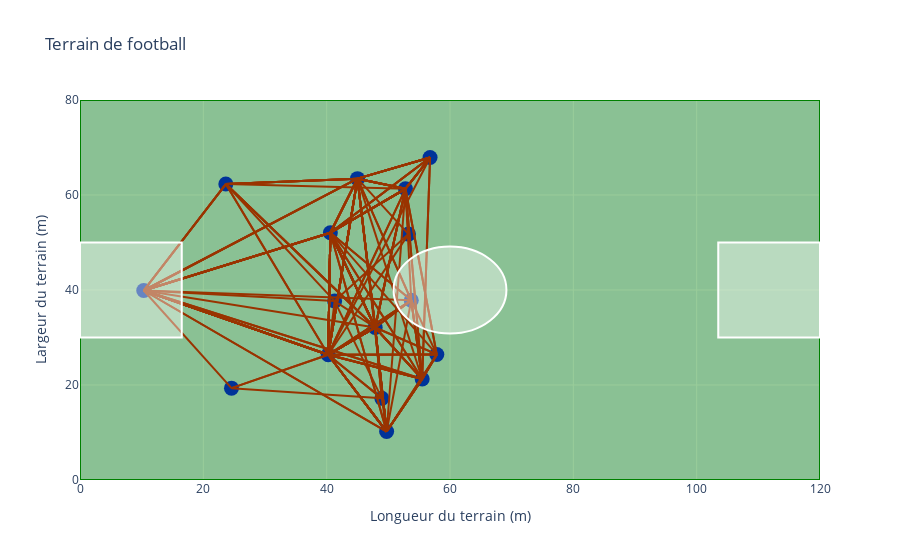

Here is the notebook cell this chart was saved with:
### Code cell
fig = create_field()


# Define the nodes and edges of the graph
nodes = [
    go.Scatter(x=player_position.x, y = player_position.y, mode="markers", marker=dict(size=15, color="blue")),
]

edges = [
    go.Scatter(x=[x1, x2], y=[y1, y2], mode="lines", line=dict(width=2, color="red"))
    
    for x1, y1, x2, y2 in zip(pass_events.x_y, pass_events.y_y, pass_events.x, pass_events.y)
]

fig.add_traces(nodes + edges)
fig.update(layout_showlegend=False)
fig.show()

### Figure 1 — Plotly figure (JSON) as saved in the notebook; plotly's stock layout.template omitted (floating-point values rounded to 4 significant figures)
{"data": [{"marker": {"color": "blue", "size": 15}, "mode": "markers", "type": "scatter", "x": [10.34, 23.65, 24.57, 49.72, 40.6, 40.25, 57.86, 56.77, 55.49, 53.72, 47.86, 45.0, 41.29, 48.95, 52.78, 53.27], "y": [39.9, 62.31, 19.33, 10.2, 52.07, 26.37, 26.43, 67.88, 21.25, 37.84, 32.11, 63.44, 37.67, 17.18, 61.3, 51.77]}, {"line": {"color": "red", "width": 2}, "mode": "lines", "type": "scatter", "x": [45.0, 52.78], "y": [63.44, 61.3]}, {"line": {"color": "red", "width": 2}, "mode": "lines", "type": "scatter", "x": [45.0, 52.78], "y": [63.44, 61.3]}, {"line": {"color": "red", "width": 2}, "mode": "lines", "type": "scatter", "x": [45.0, 52.78], "y": [63.44, 61.3]}, {"line": {"color": "red", "width": 2}, "mode": "lines", "type": "scatter", "x": [47.86, 52.78], "y": [32.11, 61.3]}, {"line": {"color": "red", "width": 2}, "mode": "lines", "type": "scatter", "x": [47.86, 52.78], "y": [32.11, 61.3]}, {"line": {"color": "red", "width": 2}, "mode": "lines", "type": "scatter", "x": [47.86, 52.78], "y": [32.11, 61.3]}, {"line": {"color": "red", "width": 2}, "mode": "lines", "type": "scatter", "x": [47.86, 52.78], "y": [32.11, 61.3]}, {"line": {"color": "red", "width": 2}, "mode": "lines", "type": "scatter", "x": [49.72, 52.78], "y": [10.2, 61.3]}, {"line": {"color": "red", "width": 2}, "mode": "lines", "type": "scatter", "x": [55.49, 52.78], "y": [21.25, 61.3]}, {"line": {"color": "red", "width": 2}, "mode": "lines", "type": "scatter", "x": [40.6, 52.78], "y": [52.07, 61.3]}, {"line": {"color": "red", "width": 2}, "mode": "lines", "type": "scatter", "x": [40.6, 52.78], "y": [52.07, 61.3]}, {"line": {"color": "red", "width": 2}, "mode": "lines", "type": "scatter", "x": [40.6, 52.78], "y": [52.07, 61.3]}, {"line": {"color": "red", "width": 2}, "mode": "lines", "type": "scatter", "x": [40.6, 52.78], "y": [52.07, 61.3]}, {"line": {"color": "red", "width": 2}, "mode": "lines", "type": "scatter", "x": [40.6, 52.78], "y": [52.07, 61.3]}, {"line": {"color": "red", "width": 2}, "mode": "lines", "type": "scatter", "x": [40.6, 52.78], "y": [52.07, 61.3]}, {"line": {"color": "red", "width": 2}, "mode": "lines", "type": "scatter", "x": [40.6, 52.78], "y": [52.07, 61.3]}, {"line": {"color": "red", "width": 2}, "mode": "lines", "type": "scatter", "x": [40.6, 52.78], "y": [52.07, 61.3]}, {"line": {"color": "red", "width": 2}, "mode": "lines", "type": "scatter", "x": [40.25, 52.78], "y": [26.37, 61.3]}, {"line": {"color": "red", "width": 2}, "mode": "lines", "type": "scatter", "x": [56.77, 52.78], "y": [67.88, 61.3]}, {"line": {"color": "red", "width": 2}, "mode": "lines", "type": "scatter", "x": [56.77, 52.78], "y": [67.88, 61.3]}, {"line": {"color": "red", "width": 2}, "mode": "lines", "type": "scatter", "x": [56.77, 52.78], "y": [67.88, 61.3]}, {"line": {"color": "red", "width": 2}, "mode": "lines", "type": "scatter", "x": [56.77, 52.78], "y": [67.88, 61.3]}, {"line": {"color": "red", "width": 2}, "mode": "lines", "type": "scatter", "x": [56.77, 52.78], "y": [67.88, 61.3]}, {"line": {"color": "red", "width": 2}, "mode": "lines", "type": "scatter", "x": [53.72, 52.78], "y": [37.84, 61.3]}, {"line": {"color": "red", "width": 2}, "mode": "lines", "type": "scatter", "x": [53.27, 52.78], "y": [51.77, 61.3]}, {"line": {"color": "red", "width": 2}, "mode": "lines", "type": "scatter", "x": [53.27, 52.78], "y": [51.77, 61.3]}, {"line": {"color": "red", "width": 2}, "mode": "lines", "type": "scatter", "x": [45.0, 49.72], "y": [63.44, 10.2]}, {"line": {"color": "red", "width": 2}, "mode": "lines", "type": "scatter", "x": [47.86, 49.72], "y": [32.11, 10.2]}, {"line": {"color": "red", "width": 2}, "mode": "lines", "type": "scatter", "x": [47.86, 49.72], "y": [32.11, 10.2]}, {"line": {"color": "red", "width": 2}, "mode": "lines", "type": "scatter", "x": [47.86, 49.72], "y": [32.11, 10.2]}, {"line": {"color": "red", "width": 2}, "mode": "lines", "type": "scatter", "x": [47.86, 49.72], "y": [32.11, 10.2]}, {"line": {"color": "red", "width": 2}, "mode": "lines", "type": "scatter", "x": [47.86, 49.72], "y": [32.11, 10.2]}, {"line": {"color": "red", "width": 2}, "mode": "lines", "type": "scatter", "x": [55.49, 49.72], "y": [21.25, 10.2]}, {"line": {"color": "red", "width": 2}, "mode": "lines", "type": "scatter", "x": [55.49, 49.72], "y": [21.25, 10.2]}, {"line": {"color": "red", "width": 2}, "mode": "lines", "type": "scatter", "x": [40.6, 49.72], "y": [52.07, 10.2]}, {"line": {"color": "red", "width": 2}, "mode": "lines", "type": "scatter", "x": [40.25, 49.72], "y": [26.37, 10.2]}, {"line": {"color": "red", "width": 2}, "mode": "lines", "type": "scatter", "x": [40.25, 49.72], "y": [26.37, 10.2]}, {"line": {"color": "red", "width": 2}, "mode": "lines", "type": "scatter", "x": [40.25, 49.72], "y": [26.37, 10.2]}, {"line": {"color": "red", "width": 2}, "mode": "lines", "type": "scatter", "x": [40.25, 49.72], "y": [26.37, 10.2]}, {"line": {"color": "red", "width": 2}, "mode": "lines", "type": "scatter", "x": [40.25, 49.72], "y": [26.37, 10.2]}, {"line": {"color": "red", "width": 2}, "mode": "lines", "type": "scatter", "x": [45.0, 47.86], "y": [63.44, 32.11]}, {"line": {"color": "red", "width": 2}, "mode": "lines", "type": "scatter", "x": [45.0, 47.86], "y": [63.44, 32.11]}, {"line": {"color": "red", "width": 2}, "mode": "lines", "type": "scatter", "x": [49.72, 47.86], "y": [10.2, 32.11]}, {"line": {"color": "red", "width": 2}, "mode": "lines", "type": "scatter", "x": [49.72, 47.86], "y": [10.2, 32.11]}, {"line": {"color": "red", "width": 2}, "mode": "lines", "type": "scatter", "x": [49.72, 47.86], "y": [10.2, 32.11]}, {"line": {"color": "red", "width": 2}, "mode": "lines", "type": "scatter", "x": [49.72, 47.86], "y": [10.2, 32.11]}, {"line": {"color": "red", "width": 2}, "mode": "lines", "type": "scatter", "x": [55.49, 47.86], "y": [21.25, 32.11]}, {"line": {"color": "red", "width": 2}, "mode": "lines", "type": "scatter", "x": [55.49, 47.86], "y": [21.25, 32.11]}, {"line": {"color": "red", "width": 2}, "mode": "lines", "type": "scatter", "x": [55.49, 47.86], "y": [21.25, 32.11]}, {"line": {"color": "red", "width": 2}, "mode": "lines", "type": "scatter", "x": [40.6, 47.86], "y": [52.07, 32.11]}, {"line": {"color": "red", "width": 2}, "mode": "lines", "type": "scatter", "x": [40.6, 47.86], "y": [52.07, 32.11]}, {"line": {"color": "red", "width": 2}, "mode": "lines", "type": "scatter", "x": [40.6, 47.86], "y": [52.07, 32.11]}, {"line": {"color": "red", "width": 2}, "mode": "lines", "type": "scatter", "x": [40.6, 47.86], "y": [52.07, 32.11]}, {"line": {"color": "red", "width": 2}, "mode": "lines", "type": "scatter", "x": [40.6, 47.86], "y": [52.07, 32.11]}, {"line": {"color": "red", "width": 2}, "mode": "lines", "type": "scatter", "x": [40.25, 47.86], "y": [26.37, 32.11]}, {"line": {"color": "red", "width": 2}, "mode": "lines", "type": "scatter", "x": [40.25, 47.86], "y": [26.37, 32.11]}, {"line": {"color": "red", "width": 2}, "mode": "lines", "type": "scatter", "x": [40.25, 47.86], "y": [26.37, 32.11]}, {"line": {"color": "red", "width": 2}, "mode": "lines", "type": "scatter", "x": [40.25, 47.86], "y": [26.37, 32.11]}, {"line": {"color": "red", "width": 2}, "mode": "lines", "type": "scatter", "x": [40.25, 47.86], "y": [26.37, 32.11]}, {"line": {"color": "red", "width": 2}, "mode": "lines", "type": "scatter", "x": [40.25, 47.86], "y": [26.37, 32.11]}, {"line": {"color": "red", "width": 2}, "mode": "lines", "type": "scatter", "x": [40.25, 47.86], "y": [26.37, 32.11]}, {"line": {"color": "red", "width": 2}, "mode": "lines", "type": "scatter", "x": [40.25, 47.86], "y": [26.37, 32.11]}, {"line": {"color": "red", "width": 2}, "mode": "lines", "type": "scatter", "x": [40.25, 47.86], "y": [26.37, 32.11]}, {"line": {"color": "red", "width": 2}, "mode": "lines", "type": "scatter", "x": [40.25, 47.86], "y": [26.37, 32.11]}, {"line": {"color": "red", "width": 2}, "mode": "lines", "type": "scatter", "x": [40.25, 47.86], "y": [26.37, 32.11]}, {"line": {"color": "red", "width": 2}, "mode": "lines", "type": "scatter", "x": [40.25, 47.86], "y": [26.37, 32.11]}, {"line": {"color": "red", "width": 2}, "mode": "lines", "type": "scatter", "x": [40.25, 47.86], "y": [26.37, 32.11]}, {"line": {"color": "red", "width": 2}, "mode": "lines", "type": "scatter", "x": [40.25, 47.86], "y": [26.37, 32.11]}, {"line": {"color": "red", "width": 2}, "mode": "lines", "type": "scatter", "x": [40.25, 47.86], "y": [26.37, 32.11]}, {"line": {"color": "red", "width": 2}, "mode": "lines", "type": "scatter", "x": [40.25, 47.86], "y": [26.37, 32.11]}, {"line": {"color": "red", "width": 2}, "mode": "lines", "type": "scatter", "x": [53.72, 47.86], "y": [37.84, 32.11]}, {"line": {"color": "red", "width": 2}, "mode": "lines", "type": "scatter", "x": [53.72, 47.86], "y": [37.84, 32.11]}, {"line": {"color": "red", "width": 2}, "mode": "lines", "type": "scatter", "x": [52.78, 47.86], "y": [61.3, 32.11]}, {"line": {"color": "red", "width": 2}, "mode": "lines", "type": "scatter", "x": [57.86, 47.86], "y": [26.43, 32.11]}, {"line": {"color": "red", "width": 2}, "mode": "lines", "type": "scatter", "x": [48.95, 47.86], "y": [17.18, 32.11]}, {"line": {"color": "red", "width": 2}, "mode": "lines", "type": "scatter", "x": [48.95, 47.86], "y": [17.18, 32.11]}, {"line": {"color": "red", "width": 2}, "mode": "lines", "type": "scatter", "x": [23.65, 47.86], "y": [62.31, 32.11]}, {"line": {"color": "red", "width": 2}, "mode": "lines", "type": "scatter", "x": [23.65, 47.86], "y": [62.31, 32.11]}, {"line": {"color": "red", "width": 2}, "mode": "lines", "type": "scatter", "x": [45.0, 40.25], "y": [63.44, 26.37]}, {"line": {"color": "red", "width": 2}, "mode": "lines", "type": "scatter", "x": [45.0, 40.25], "y": [63.44, 26.37]}, {"line": {"color": "red", "width": 2}, "mode": "lines", "type": "scatter", "x": [45.0, 40.25], "y": [63.44, 26.37]}, {"line": {"color": "red", "width": 2}, "mode": "lines", "type": "scatter", "x": [45.0, 40.25], "y": [63.44, 26.37]}, {"line": {"color": "red", "width": 2}, "mode": "lines", "type": "scatter", "x": [45.0, 40.25], "y": [63.44, 26.37]}, {"line": {"color": "red", "width": 2}, "mode": "lines", "type": "scatter", "x": [45.0, 40.25], "y": [63.44, 26.37]}, {"line": {"color": "red", "width": 2}, "mode": "lines", "type": "scatter", "x": [47.86, 40.25], "y": [32.11, 26.37]}, {"line": {"color": "red", "width": 2}, "mode": "lines", "type": "scatter", "x": [47.86, 40.25], "y": [32.11, 26.37]}, {"line": {"color": "red", "width": 2}, "mode": "lines", "type": "scatter", "x": [47.86, 40.25], "y": [32.11, 26.37]}, {"line": {"color": "red", "width": 2}, "mode": "lines", "type": "scatter", "x": [47.86, 40.25], "y": [32.11, 26.37]}, {"line": {"color": "red", "width": 2}, "mode": "lines", "type": "scatter", "x": [47.86, 40.25], "y": [32.11, 26.37]}, {"line": {"color": "red", "width": 2}, "mode": "lines", "type": "scatter", "x": [47.86, 40.25], "y": [32.11, 26.37]}, {"line": {"color": "red", "width": 2}, "mode": "lines", "type": "scatter", "x": [47.86, 40.25], "y": [32.11, 26.37]}, {"line": {"color": "red", "width": 2}, "mode": "lines", "type": "scatter", "x": [47.86, 40.25], "y": [32.11, 26.37]}, {"line": {"color": "red", "width": 2}, "mode": "lines", "type": "scatter", "x": [47.86, 40.25], "y": [32.11, 26.37]}, {"line": {"color": "red", "width": 2}, "mode": "lines", "type": "scatter", "x": [49.72, 40.25], "y": [10.2, 26.37]}, {"line": {"color": "red", "width": 2}, "mode": "lines", "type": "scatter", "x": [49.72, 40.25], "y": [10.2, 26.37]}, {"line": {"color": "red", "width": 2}, "mode": "lines", "type": "scatter", "x": [49.72, 40.25], "y": [10.2, 26.37]}, {"line": {"color": "red", "width": 2}, "mode": "lines", "type": "scatter", "x": [49.72, 40.25], "y": [10.2, 26.37]}, {"line": {"color": "red", "width": 2}, "mode": "lines", "type": "scatter", "x": [49.72, 40.25], "y": [10.2, 26.37]}, {"line": {"color": "red", "width": 2}, "mode": "lines", "type": "scatter", "x": [49.72, 40.25], "y": [10.2, 26.37]}, {"line": {"color": "red", "width": 2}, "mode": "lines", "type": "scatter", "x": [55.49, 40.25], "y": [21.25, 26.37]}, {"line": {"color": "red", "width": 2}, "mode": "lines", "type": "scatter", "x": [40.6, 40.25], "y": [52.07, 26.37]}, {"line": {"color": "red", "width": 2}, "mode": "lines", "type": "scatter", "x": [40.6, 40.25], "y": [52.07, 26.37]}, {"line": {"color": "red", "width": 2}, "mode": "lines", "type": "scatter", "x": [40.6, 40.25], "y": [52.07, 26.37]}, {"line": {"color": "red", "width": 2}, "mode": "lines", "type": "scatter", "x": [40.6, 40.25], "y": [52.07, 26.37]}, {"line": {"color": "red", "width": 2}, "mode": "lines", "type": "scatter", "x": [40.6, 40.25], "y": [52.07, 26.37]}, {"line": {"color": "red", "width": 2}, "mode": "lines", "type": "scatter", "x": [40.6, 40.25], "y": [52.07, 26.37]}, {"line": {"color": "red", "width": 2}, "mode": "lines", "type": "scatter", "x": [40.6, 40.25], "y": [52.07, 26.37]}, {"line": {"color": "red", "width": 2}, "mode": "lines", "type": "scatter", "x": [40.6, 40.25], "y": [52.07, 26.37]}, {"line": {"color": "red", "width": 2}, "mode": "lines", "type": "scatter", "x": [10.34, 40.25], "y": [39.9, 26.37]}, {"line": {"color": "red", "width": 2}, "mode": "lines", "type": "scatter", "x": [10.34, 40.25], "y": [39.9, 26.37]}, {"line": {"color": "red", "width": 2}, "mode": "lines", "type": "scatter", "x": [10.34, 40.25], "y": [39.9, 26.37]}, {"line": {"color": "red", "width": 2}, "mode": "lines", "type": "scatter", "x": [10.34, 40.25], "y": [39.9, 26.37]}, {"line": {"color": "red", "width": 2}, "mode": "lines", "type": "scatter", "x": [10.34, 40.25], "y": [39.9, 26.37]}, {"line": {"color": "red", "width": 2}, "mode": "lines", "type": "scatter", "x": [10.34, 40.25], "y": [39.9, 26.37]}, {"line": {"color": "red", "width": 2}, "mode": "lines", "type": "scatter", "x": [10.34, 40.25], "y": [39.9, 26.37]}, {"line": {"color": "red", "width": 2}, "mode": "lines", "type": "scatter", "x": [10.34, 40.25], "y": [39.9, 26.37]}, {"line": {"color": "red", "width": 2}, "mode": "lines", "type": "scatter", "x": [52.78, 40.25], "y": [61.3, 26.37]}, {"line": {"color": "red", "width": 2}, "mode": "lines", "type": "scatter", "x": [48.95, 40.25], "y": [17.18, 26.37]}, {"line": {"color": "red", "width": 2}, "mode": "lines", "type": "scatter", "x": [23.65, 40.25], "y": [62.31, 26.37]}, {"line": {"color": "red", "width": 2}, "mode": "lines", "type": "scatter", "x": [23.65, 40.25], "y": [62.31, 26.37]}, {"line": {"color": "red", "width": 2}, "mode": "lines", "type": "scatter", "x": [24.57, 40.25], "y": [19.33, 26.37]}, {"line": {"color": "red", "width": 2}, "mode": "lines", "type": "scatter", "x": [45.0, 10.34], "y": [63.44, 39.9]}, {"line": {"color": "red", "width": 2}, "mode": "lines", "type": "scatter", "x": [45.0, 10.34], "y": [63.44, 39.9]}, {"line": {"color": "red", "width": 2}, "mode": "lines", "type": "scatter", "x": [47.86, 10.34], "y": [32.11, 39.9]}, {"line": {"color": "red", "width": 2}, "mode": "lines", "type": "scatter", "x": [49.72, 10.34], "y": [10.2, 39.9]}, {"line": {"color": "red", "width": 2}, "mode": "lines", "type": "scatter", "x": [49.72, 10.34], "y": [10.2, 39.9]}, {"line": {"color": "red", "width": 2}, "mode": "lines", "type": "scatter", "x": [55.49, 10.34], "y": [21.25, 39.9]}, {"line": {"color": "red", "width": 2}, "mode": "lines", "type": "scatter", "x": [40.6, 10.34], "y": [52.07, 39.9]}, {"line": {"color": "red", "width": 2}, "mode": "lines", "type": "scatter", "x": [40.6, 10.34], "y": [52.07, 39.9]}, {"line": {"color": "red", "width": 2}, "mode": "lines", "type": "scatter", "x": [40.25, 10.34], "y": [26.37, 39.9]}, {"line": {"color": "red", "width": 2}, "mode": "lines", "type": "scatter", "x": [40.25, 10.34], "y": [26.37, 39.9]}, {"line": {"color": "red", "width": 2}, "mode": "lines", "type": "scatter", "x": [40.25, 10.34], "y": [26.37, 39.9]}, {"line": {"color": "red", "width": 2}, "mode": "lines", "type": "scatter", "x": [40.25, 10.34], "y": [26.37, 39.9]}, {"line": {"color": "red", "width": 2}, "mode": "lines", "type": "scatter", "x": [40.25, 10.34], "y": [26.37, 39.9]}, {"line": {"color": "red", "width": 2}, "mode": "lines", "type": "scatter", "x": [40.25, 10.34], "y": [26.37, 39.9]}, {"line": {"color": "red", "width": 2}, "mode": "lines", "type": "scatter", "x": [23.65, 10.34], "y": [62.31, 39.9]}, {"line": {"color": "red", "width": 2}, "mode": "lines", "type": "scatter", "x": [45.0, 56.77], "y": [63.44, 67.88]}, {"line": {"color": "red", "width": 2}, "mode": "lines", "type": "scatter", "x": [45.0, 56.77], "y": [63.44, 67.88]}, {"line": {"color": "red", "width": 2}, "mode": "lines", "type": "scatter", "x": [45.0, 56.77], "y": [63.44, 67.88]}, {"line": {"color": "red", "width": 2}, "mode": "lines", "type": "scatter", "x": [45.0, 56.77], "y": [63.44, 67.88]}, {"line": {"color": "red", "width": 2}, "mode": "lines", "type": "scatter", "x": [45.0, 56.77], "y": [63.44, 67.88]}, {"line": {"color": "red", "width": 2}, "mode": "lines", "type": "scatter", "x": [45.0, 56.77], "y": [63.44, 67.88]}, {"line": {"color": "red", "width": 2}, "mode": "lines", "type": "scatter", "x": [55.49, 56.77], "y": [21.25, 67.88]}, {"line": {"color": "red", "width": 2}, "mode": "lines", "type": "scatter", "x": [55.49, 56.77], "y": [21.25, 67.88]}, {"line": {"color": "red", "width": 2}, "mode": "lines", "type": "scatter", "x": [40.6, 56.77], "y": [52.07, 67.88]}, {"line": {"color": "red", "width": 2}, "mode": "lines", "type": "scatter", "x": [40.6, 56.77], "y": [52.07, 67.88]}, {"line": {"color": "red", "width": 2}, "mode": "lines", "type": "scatter", "x": [40.6, 56.77], "y": [52.07, 67.88]}, {"line": {"color": "red", "width": 2}, "mode": "lines", "type": "scatter", "x": [40.6, 56.77], "y": [52.07, 67.88]}, {"line": {"color": "red", "width": 2}, "mode": "lines", "type": "scatter", "x": [40.25, 56.77], "y": [26.37, 67.88]}, {"line": {"color": "red", "width": 2}, "mode": "lines", "type": "scatter", "x": [52.78, 56.77], "y": [61.3, 67.88]}, {"line": {"color": "red", "width": 2}, "mode": "lines", "type": "scatter", "x": [52.78, 56.77], "y": [61.3, 67.88]}, {"line": {"color": "red", "width": 2}, "mode": "lines", "type": "scatter", "x": [45.0, 40.6], "y": [63.44, 52.07]}, {"line": {"color": "red", "width": 2}, "mode": "lines", "type": "scatter", "x": [45.0, 40.6], "y": [63.44, 52.07]}, {"line": {"color": "red", "width": 2}, "mode": "lines", "type": "scatter", "x": [45.0, 40.6], "y": [63.44, 52.07]}, {"line": {"color": "red", "width": 2}, "mode": "lines", "type": "scatter", "x": [47.86, 40.6], "y": [32.11, 52.07]}, {"line": {"color": "red", "width": 2}, "mode": "lines", "type": "scatter", "x": [47.86, 40.6], "y": [32.11, 52.07]}, {"line": {"color": "red", "width": 2}, "mode": "lines", "type": "scatter", "x": [47.86, 40.6], "y": [32.11, 52.07]}, {"line": {"color": "red", "width": 2}, "mode": "lines", "type": "scatter", "x": [47.86, 40.6], "y": [32.11, 52.07]}, {"line": {"color": "red", "width": 2}, "mode": "lines", "type": "scatter", "x": [47.86, 40.6], "y": [32.11, 52.07]}, {"line": {"color": "red", "width": 2}, "mode": "lines", "type": "scatter", "x": [47.86, 40.6], "y": [32.11, 52.07]}, {"line": {"color": "red", "width": 2}, "mode": "lines", "type": "scatter", "x": [47.86, 40.6], "y": [32.11, 52.07]}, {"line": {"color": "red", "width": 2}, "mode": "lines", "type": "scatter", "x": [49.72, 40.6], "y": [10.2, 52.07]}, {"line": {"color": "red", "width": 2}, "mode": "lines", "type": "scatter", "x": [40.25, 40.6], "y": [26.37, 52.07]}, {"line": {"color": "red", "width": 2}, "mode": "lines", "type": "scatter", "x": [40.25, 40.6], "y": [26.37, 52.07]}, {"line": {"color": "red", "width": 2}, "mode": "lines", "type": "scatter", "x": [40.25, 40.6], "y": [26.37, 52.07]}, {"line": {"color": "red", "width": 2}, "mode": "lines", "type": "scatter", "x": [40.25, 40.6], "y": [26.37, 52.07]}, {"line": {"color": "red", "width": 2}, "mode": "lines", "type": "scatter", "x": [40.25, 40.6], "y": [26.37, 52.07]}, {"line": {"color": "red", "width": 2}, "mode": "lines", "type": "scatter", "x": [40.25, 40.6], "y": [26.37, 52.07]}, {"line": {"color": "red", "width": 2}, "mode": "lines", "type": "scatter", "x": [40.25, 40.6], "y": [26.37, 52.07]}, {"line": {"color": "red", "width": 2}, "mode": "lines", "type": "scatter", "x": [10.34, 40.6], "y": [39.9, 52.07]}, {"line": {"color": "red", "width": 2}, "mode": "lines", "type": "scatter", "x": [10.34, 40.6], "y": [39.9, 52.07]}, {"line": {"color": "red", "width": 2}, "mode": "lines", "type": "scatter", "x": [10.34, 40.6], "y": [39.9, 52.07]}, {"line": {"color": "red", "width": 2}, "mode": "lines", "type": "scatter", "x": [10.34, 40.6], "y": [39.9, 52.07]}, {"line": {"color": "red", "width": 2}, "mode": "lines", "type": "scatter", "x": [10.34, 40.6], "y": [39.9, 52.07]}, {"line": {"color": "red", "width": 2}, "mode": "lines", "type": "scatter", "x": [10.34, 40.6], "y": [39.9, 52.07]}, {"line": {"color": "red", "width": 2}, "mode": "lines", "type": "scatter", "x": [52.78, 40.6], "y": [61.3, 52.07]}, {"line": {"color": "red", "width": 2}, "mode": "lines", "type": "scatter", "x": [52.78, 40.6], "y": [61.3, 52.07]}, {"line": {"color": "red", "width": 2}, "mode": "lines", "type": "scatter", "x": [52.78, 40.6], "y": [61.3, 52.07]}, {"line": {"color": "red", "width": 2}, "mode": "lines", "type": "scatter", "x": [52.78, 40.6], "y": [61.3, 52.07]}, {"line": {"color": "red", "width": 2}, "mode": "lines", "type": "scatter", "x": [52.78, 40.6], "y": [61.3, 52.07]}, {"line": {"color": "red", "width": 2}, "mode": "lines", "type": "scatter", "x": [45.0, 55.49], "y": [63.44, 21.25]}, {"line": {"color": "red", "width": 2}, "mode": "lines", "type": "scatter", "x": [47.86, 55.49], "y": [32.11, 21.25]}, {"line": {"color": "red", "width": 2}, "mode": "lines", "type": "scatter", "x": [47.86, 55.49], "y": [32.11, 21.25]}, {"line": {"color": "red", "width": 2}, "mode": "lines", "type": "scatter", "x": [47.86, 55.49], "y": [32.11, 21.25]}, {"line": {"color": "red", "width": 2}, "mode": "lines", "type": "scatter", "x": [49.72, 55.49], "y": [10.2, 21.25]}, {"line": {"color": "red", "width": 2}, "mode": "lines", "type": "scatter", "x": [49.72, 55.49], "y": [10.2, 21.25]}, {"line": {"color": "red", "width": 2}, "mode": "lines", "type": "scatter", "x": [49.72, 55.49], "y": [10.2, 21.25]}, {"line": {"color": "red", "width": 2}, "mode": "lines", "type": "scatter", "x": [49.72, 55.49], "y": [10.2, 21.25]}, {"line": {"color": "red", "width": 2}, "mode": "lines", "type": "scatter", "x": [49.72, 55.49], "y": [10.2, 21.25]}, {"line": {"color": "red", "width": 2}, "mode": "lines", "type": "scatter", "x": [40.6, 55.49], "y": [52.07, 21.25]}, {"line": {"color": "red", "width": 2}, "mode": "lines", "type": "scatter", "x": [40.6, 55.49], "y": [52.07, 21.25]}, {"line": {"color": "red", "width": 2}, "mode": "lines", "type": "scatter", "x": [40.25, 55.49], "y": [26.37, 21.25]}, {"line": {"color": "red", "width": 2}, "mode": "lines", "type": "scatter", "x": [40.25, 55.49], "y": [26.37, 21.25]}, {"line": {"color": "red", "width": 2}, "mode": "lines", "type": "scatter", "x": [40.25, 55.49], "y": [26.37, 21.25]}, {"line": {"color": "red", "width": 2}, "mode": "lines", "type": "scatter", "x": [40.25, 55.49], "y": [26.37, 21.25]}, {"line": {"color": "red", "width": 2}, "mode": "lines", "type": "scatter", "x": [10.34, 55.49], "y": [39.9, 21.25]}, {"line": {"color": "red", "width": 2}, "mode": "lines", "type": "scatter", "x": [53.72, 55.49], "y": [37.84, 21.25]}, {"line": {"color": "red", "width": 2}, "mode": "lines", "type": "scatter", "x": [52.78, 55.49], "y": [61.3, 21.25]}, {"line": {"color": "red", "width": 2}, "mode": "lines", "type": "scatter", "x": [57.86, 55.49], "y": [26.43, 21.25]}, {"line": {"color": "red", "width": 2}, "mode": "lines", "type": "scatter", "x": [57.86, 55.49], "y": [26.43, 21.25]}, {"line": {"color": "red", "width": 2}, "mode": "lines", "type": "scatter", "x": [45.0, 53.72], "y": [63.44, 37.84]}, {"line": {"color": "red", "width": 2}, "mode": "lines", "type": "scatter", "x": [45.0, 53.72], "y": [63.44, 37.84]}, {"line": {"color": "red", "width": 2}, "mode": "lines", "type": "scatter", "x": [47.86, 53.72], "y": [32.11, 37.84]}, {"line": {"color": "red", "width": 2}, "mode": "lines", "type": "scatter", "x": [47.86, 53.72], "y": [32.11, 37.84]}, {"line": {"color": "red", "width": 2}, "mode": "lines", "type": "scatter", "x": [49.72, 53.72], "y": [10.2, 37.84]}, {"line": {"color": "red", "width": 2}, "mode": "lines", "type": "scatter", "x": [55.49, 53.72], "y": [21.25, 37.84]}, {"line": {"color": "red", "width": 2}, "mode": "lines", "type": "scatter", "x": [55.49, 53.72], "y": [21.25, 37.84]}, {"line": {"color": "red", "width": 2}, "mode": "lines", "type": "scatter", "x": [55.49, 53.72], "y": [21.25, 37.84]}, {"line": {"color": "red", "width": 2}, "mode": "lines", "type": "scatter", "x": [40.6, 53.72], "y": [52.07, 37.84]}, {"line": {"color": "red", "width": 2}, "mode": "lines", "type": "scatter", "x": [40.6, 53.72], "y": [52.07, 37.84]}, {"line": {"color": "red", "width": 2}, "mode": "lines", "type": "scatter", "x": [40.25, 53.72], "y": [26.37, 37.84]}, {"line": {"color": "red", "width": 2}, "mode": "lines", "type": "scatter", "x": [40.25, 53.72], "y": [26.37, 37.84]}, {"line": {"color": "red", "width": 2}, "mode": "lines", "type": "scatter", "x": [40.25, 53.72], "y": [26.37, 37.84]}, {"line": {"color": "red", "width": 2}, "mode": "lines", "type": "scatter", "x": [10.34, 53.72], "y": [39.9, 37.84]}, {"line": {"color": "red", "width": 2}, "mode": "lines", "type": "scatter", "x": [45.0, 23.65], "y": [63.44, 62.31]}, {"line": {"color": "red", "width": 2}, "mode": "lines", "type": "scatter", "x": [45.0, 23.65], "y": [63.44, 62.31]}, {"line": {"color": "red", "width": 2}, "mode": "lines", "type": "scatter", "x": [47.86, 23.65], "y": [32.11, 62.31]}, {"line": {"color": "red", "width": 2}, "mode": "lines", "type": "scatter", "x": [47.86, 23.65], "y": [32.11, 62.31]}, {"line": {"color": "red", "width": 2}, "mode": "lines", "type": "scatter", "x": [10.34, 23.65], "y": [39.9, 62.31]}, {"line": {"color": "red", "width": 2}, "mode": "lines", "type": "scatter", "x": [10.34, 23.65], "y": [39.9, 62.31]}, {"line": {"color": "red", "width": 2}, "mode": "lines", "type": "scatter", "x": [10.34, 23.65], "y": [39.9, 62.31]}, {"line": {"color": "red", "width": 2}, "mode": "lines", "type": "scatter", "x": [52.78, 23.65], "y": [61.3, 62.31]}, {"line": {"color": "red", "width": 2}, "mode": "lines", "type": "scatter", "x": [41.29, 23.65], "y": [37.67, 62.31]}, {"line": {"color": "red", "width": 2}, "mode": "lines", "type": "scatter", "x": [45.0, 53.27], "y": [63.44, 51.77]}, {"line": {"color": "red", "width": 2}, "mode": "lines", "type": "scatter", "x": [40.25, 53.27], "y": [26.37, 51.77]}, {"line": {"color": "red", "width": 2}, "mode": "lines", "type": "scatter", "x": [41.29, 53.27], "y": [37.67, 51.77]}, {"line": {"color": "red", "width": 2}, "mode": "lines", "type": "scatter", "x": [47.86, 45.0], "y": [32.11, 63.44]}, {"line": {"color": "red", "width": 2}, "mode": "lines", "type": "scatter", "x": [47.86, 45.0], "y": [32.11, 63.44]}, {"line": {"color": "red", "width": 2}, "mode": "lines", "type": "scatter", "x": [47.86, 45.0], "y": [32.11, 63.44]}, {"line": {"color": "red", "width": 2}, "mode": "lines", "type": "scatter", "x": [47.86, 45.0], "y": [32.11, 63.44]}, {"line": {"color": "red", "width": 2}, "mode": "lines", "type": "scatter", "x": [47.86, 45.0], "y": [32.11, 63.44]}, {"line": {"color": "red", "width": 2}, "mode": "lines", "type": "scatter", "x": [47.86, 45.0], "y": [32.11, 63.44]}, {"line": {"color": "red", "width": 2}, "mode": "lines", "type": "scatter", "x": [40.6, 45.0], "y": [52.07, 63.44]}, {"line": {"color": "red", "width": 2}, "mode": "lines", "type": "scatter", "x": [40.6, 45.0], "y": [52.07, 63.44]}, {"line": {"color": "red", "width": 2}, "mode": "lines", "type": "scatter", "x": [40.6, 45.0], "y": [52.07, 63.44]}, {"line": {"color": "red", "width": 2}, "mode": "lines", "type": "scatter", "x": [40.6, 45.0], "y": [52.07, 63.44]}, {"line": {"color": "red", "width": 2}, "mode": "lines", "type": "scatter", "x": [40.6, 45.0], "y": [52.07, 63.44]}, {"line": {"color": "red", "width": 2}, "mode": "lines", "type": "scatter", "x": [40.25, 45.0], "y": [26.37, 63.44]}, {"line": {"color": "red", "width": 2}, "mode": "lines", "type": "scatter", "x": [40.25, 45.0], "y": [26.37, 63.44]}, {"line": {"color": "red", "width": 2}, "mode": "lines", "type": "scatter", "x": [40.25, 45.0], "y": [26.37, 63.44]}, {"line": {"color": "red", "width": 2}, "mode": "lines", "type": "scatter", "x": [40.25, 45.0], "y": [26.37, 63.44]}, {"line": {"color": "red", "width": 2}, "mode": "lines", "type": "scatter", "x": [40.25, 45.0], "y": [26.37, 63.44]}, {"line": {"color": "red", "width": 2}, "mode": "lines", "type": "scatter", "x": [56.77, 45.0], "y": [67.88, 63.44]}, {"line": {"color": "red", "width": 2}, "mode": "lines", "type": "scatter", "x": [56.77, 45.0], "y": [67.88, 63.44]}, {"line": {"color": "red", "width": 2}, "mode": "lines", "type": "scatter", "x": [10.34, 45.0], "y": [39.9, 63.44]}, {"line": {"color": "red", "width": 2}, "mode": "lines", "type": "scatter", "x": [10.34, 45.0], "y": [39.9, 63.44]}, {"line": {"color": "red", "width": 2}, "mode": "lines", "type": "scatter", "x": [52.78, 45.0], "y": [61.3, 63.44]}, {"line": {"color": "red", "width": 2}, "mode": "lines", "type": "scatter", "x": [52.78, 45.0], "y": [61.3, 63.44]}, {"line": {"color": "red", "width": 2}, "mode": "lines", "type": "scatter", "x": [52.78, 45.0], "y": [61.3, 63.44]}, {"line": {"color": "red", "width": 2}, "mode": "lines", "type": "scatter", "x": [52.78, 45.0], "y": [61.3, 63.44]}, {"line": {"color": "red", "width": 2}, "mode": "lines", "type": "scatter", "x": [23.65, 45.0], "y": [62.31, 63.44]}, {"line": {"color": "red", "width": 2}, "mode": "lines", "type": "scatter", "x": [23.65, 45.0], "y": [62.31, 63.44]}, {"line": {"color": "red", "width": 2}, "mode": "lines", "type": "scatter", "x": [23.65, 45.0], "y": [62.31, 63.44]}, {"line": {"color": "red", "width": 2}, "mode": "lines", "type": "scatter", "x": [47.86, 57.86], "y": [32.11, 26.43]}, {"line": {"color": "red", "width": 2}, "mode": "lines", "type": "scatter", "x": [49.72, 57.86], "y": [10.2, 26.43]}, {"line": {"color": "red", "width": 2}, "mode": "lines", "type": "scatter", "x": [49.72, 57.86], "y": [10.2, 26.43]}, {"line": {"color": "red", "width": 2}, "mode": "lines", "type": "scatter", "x": [55.49, 57.86], "y": [21.25, 26.43]}, {"line": {"color": "red", "width": 2}, "mode": "lines", "type": "scatter", "x": [55.49, 57.86], "y": [21.25, 26.43]}, {"line": {"color": "red", "width": 2}, "mode": "lines", "type": "scatter", "x": [55.49, 57.86], "y": [21.25, 26.43]}, {"line": {"color": "red", "width": 2}, "mode": "lines", "type": "scatter", "x": [40.6, 57.86], "y": [52.07, 26.43]}, {"line": {"color": "red", "width": 2}, "mode": "lines", "type": "scatter", "x": [40.25, 57.86], "y": [26.37, 26.43]}, {"line": {"color": "red", "width": 2}, "mode": "lines", "type": "scatter", "x": [40.25, 57.86], "y": [26.37, 26.43]}, {"line": {"color": "red", "width": 2}, "mode": "lines", "type": "scatter", "x": [40.25, 57.86], "y": [26.37, 26.43]}, {"line": {"color": "red", "width": 2}, "mode": "lines", "type": "scatter", "x": [53.72, 57.86], "y": [37.84, 26.43]}, {"line": {"color": "red", "width": 2}, "mode": "lines", "type": "scatter", "x": [52.78, 57.86], "y": [61.3, 26.43]}, {"line": {"color": "red", "width": 2}, "mode": "lines", "type": "scatter", "x": [52.78, 57.86], "y": [61.3, 26.43]}, {"line": {"color": "red", "width": 2}, "mode": "lines", "type": "scatter", "x": [47.86, 41.29], "y": [32.11, 37.67]}, {"line": {"color": "red", "width": 2}, "mode": "lines", "type": "scatter", "x": [40.25, 41.29], "y": [26.37, 37.67]}, {"line": {"color": "red", "width": 2}, "mode": "lines", "type": "scatter", "x": [10.34, 41.29], "y": [39.9, 37.67]}, {"line": {"color": "red", "width": 2}, "mode": "lines", "type": "scatter", "x": [47.86, 48.95], "y": [32.11, 17.18]}, {"line": {"color": "red", "width": 2}, "mode": "lines", "type": "scatter", "x": [49.72, 48.95], "y": [10.2, 17.18]}, {"line": {"color": "red", "width": 2}, "mode": "lines", "type": "scatter", "x": [40.25, 48.95], "y": [26.37, 17.18]}, {"line": {"color": "red", "width": 2}, "mode": "lines", "type": "scatter", "x": [24.57, 48.95], "y": [19.33, 17.18]}, {"line": {"color": "red", "width": 2}, "mode": "lines", "type": "scatter", "x": [41.29, 48.95], "y": [37.67, 17.18]}, {"line": {"color": "red", "width": 2}, "mode": "lines", "type": "scatter", "x": [40.25, 24.57], "y": [26.37, 19.33]}, {"line": {"color": "red", "width": 2}, "mode": "lines", "type": "scatter", "x": [10.34, 24.57], "y": [39.9, 19.33]}], "layout": {"shapes": [{"fillcolor": "rgba(0, 128, 0, 0.4)", "line": {"color": "green", "width": 2}, "type": "rect", "x0": 0, "x1": 120, "y0": 0, "y1": 80}, {"fillcolor": "rgba(255, 255, 255, 0.4)", "line": {"color": "white", "width": 2}, "type": "rect", "x0": 0, "x1": 16.5, "y0": 30, "y1": 50}, {"fillcolor": "rgba(255, 255, 255, 0.4)", "line": {"color": "white", "width": 2}, "type": "rect", "x0": 103.5, "x1": 120, "y0": 30, "y1": 50}, {"fillcolor": "rgba(255, 255, 255, 0.4)", "line": {"color": "white", "width": 2}, "type": "circle", "x0": 50.85, "x1": 69.15, "y0": 30.85, "y1": 49.15}], "showlegend": false, "title": {"text": "Terrain de football"}, "xaxis": {"dtick": 20, "range": [0, 120], "title": {"text": "Longueur du terrain (m)"}}, "yaxis": {"dtick": 20, "range": [0, 80], "title": {"text": "Largeur du terrain (m)"}}}}
